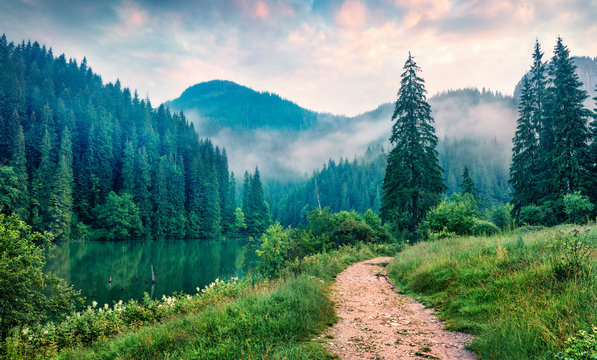
#> input picture Image Enhancement Operations/images/nature.jpg, 597 x 360 px
$ python log_transform.py
#> lines starting #> are read from the running program, lines starting #| are printed output that depends on the picture
import cv2
import numpy as np
import requests

choice = int(input("Read input from web or local (0 / 1): "))
#> the answer given: 1
url = "https://contrastly.com/wp-content/uploads/shadows-photography.jpg"

if choice == 0:
    response = requests.get(url)
    raw_image = response.content

    np_img = np.frombuffer(raw_image, np.uint8)
    img = cv2.imdecode(np_img, cv2.IMREAD_GRAYSCALE)
else:
    img = cv2.imread("images/nature.jpg", cv2.IMREAD_GRAYSCALE)
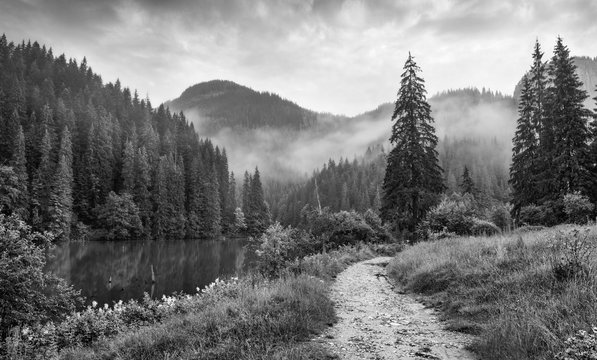
#> img: shape (360, 597); min 0, max 255, mean 119.5

print(img)
#> (printed output is left out)

def T(r):
    '''
    Textbook formula:

    result = c * log(1 + r)

    sometimes, r may be 0. To ensure that log(0) = Inf. does not happen, 1 + r is done.

    Next, c is simply scales the result to some readable value. Otherwise, all would become dark (since the image itself is darks)
    '''
    c = 255 / np.log(256)
    # c = 10 # Middle value of range.
    result = c * np.log(1 + r)

    if result >= 255:
        result = 255

    if result <= 0:
        result = 0

    return result

while True:
    cv2.imshow("Image", img)

    transformed_image = img.copy()

    for i, row in enumerate(transformed_image):
        for j, r in enumerate(row):
            s = T(r)
            transformed_image[i][j] = s
#> this loop made 360 passes
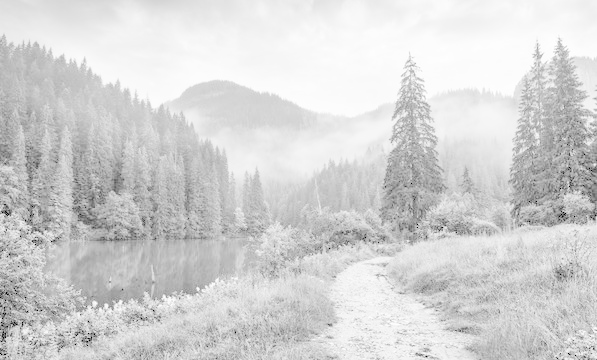
#> transformed_image: shape (360, 597); min 0, max 255, mean 211.6

    cv2.imshow("Log Transformed Image", transformed_image)

    key = cv2.waitKey(1)
#> (key q is pressed here)

    if key == ord('q'):
        break
